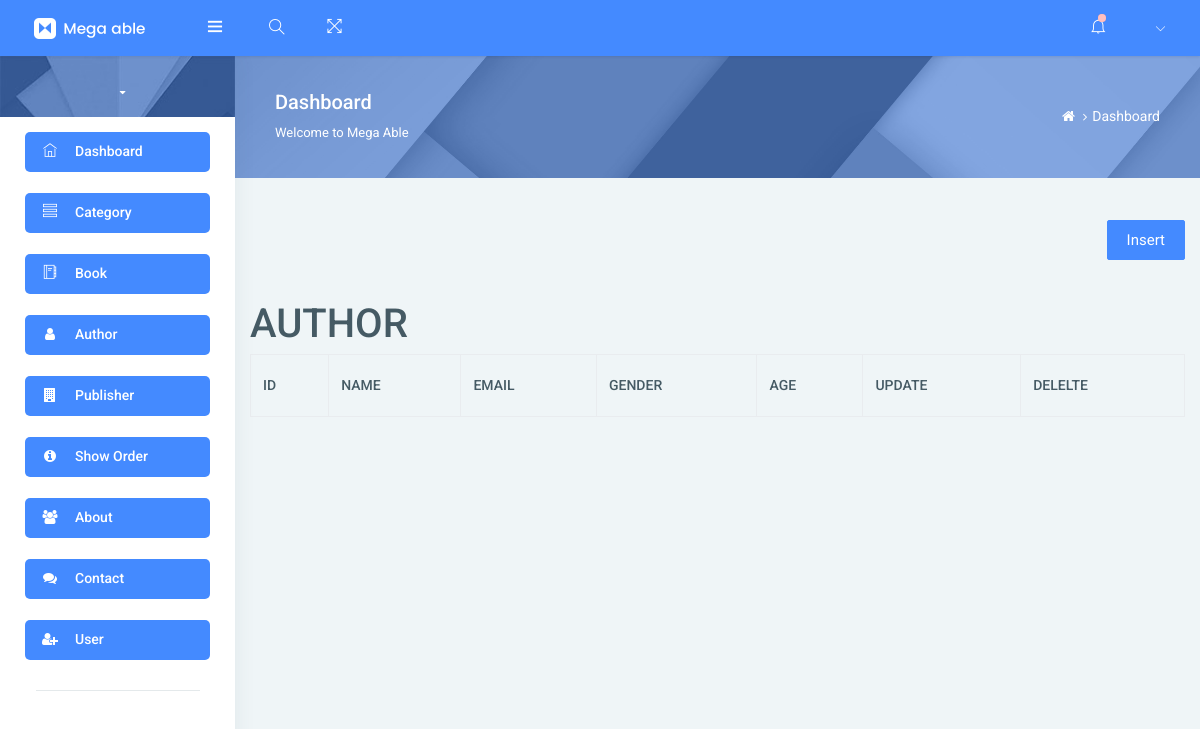
The app's page /admin/showauthor.php, older data.
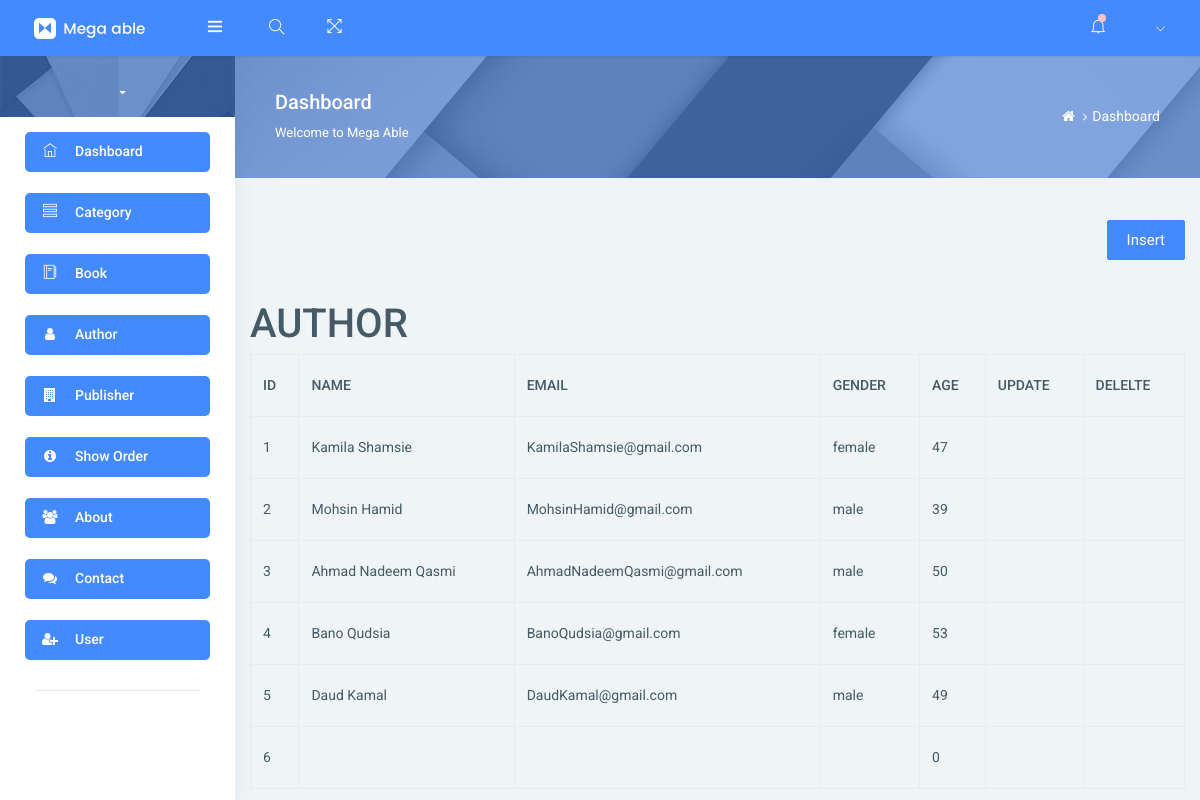
The same page, newer data.
### tables this page shows
CREATE TABLE `author_info` (
  `id` int(11) NOT NULL,
  `Name` varchar(30) NOT NULL,
  `Email` varchar(40) NOT NULL,
  `Gender` varchar(6) NOT NULL,
  `Age` int(11) NOT NULL
);

### admin/showauthor.php (the view, shortened to what this page needs)
<!DOCTYPE html>
<html lang="en">
<head>
</head>
<body>
    <?php include "header.php"?>
    <br><br>
    <div class="container">
    <div class="d-grid gap-2 d-md-flex justify-content-md-end">
    <a href="author.php"class="btn btn-primary">Insert</a>
    </div>
    <br><br>
      <h1>AUTHOR</h1>
      <table class="table table-bordered">
        <tr>
            <th>ID</th>
            <th>NAME</th>
            <th>EMAIL</th>
            <th>GENDER</th>
            <th>AGE</th>
            <th>UPDATE</th>
            <th>DELELTE</th>
        </tr>
        <?php
        $query="SELECT * FROM author_info";
        $result=mysqli_query($conn,$query);
        while($row=mysqli_fetch_array($result))
        {
          echo"<tr>";
          echo"<td>".$row[0]."</td>";
          echo"<td>".$row[1]."</td>";
          echo"<td>".$row[2]."</td>";
          echo"<td>".$row[3]."</td>";
          echo"<td>".$row[4]."</td>";
          echo'<td><a href="updatecategory.php?update='.$row[0].'"><i class="bi bi-pencil-square"</a></td>';
          echo'<td><a href="deletecategory.php?delete='.$row[0].'"><i class="bi bi-trash3-fill"</a></td>';
        }
        ?>
      </table>
    </div>
   <?php include "footer.php"?>
</body>
</html>

Row changes from the older to the newer data that the page shows:
added author_info: id "1", Name "Kamila Shamsie", Email "KamilaShamsie@gmail.com", Gender "female", Age "47"
added author_info: id "2", Name "Mohsin Hamid", Email "MohsinHamid@gmail.com", Gender "male", Age "39"
added author_info: id "3", Name "Ahmad Nadeem Qasmi", Email "AhmadNadeemQasmi@gmail.com", Gender "male", Age "50"
added author_info: id "4", Name "Bano Qudsia", Email "BanoQudsia@gmail.com", Gender "female", Age "53"
added author_info: id "5", Name "Daud Kamal", Email "DaudKamal@gmail.com", Gender "male", Age "49"
added author_info: id "6", Age "0"
